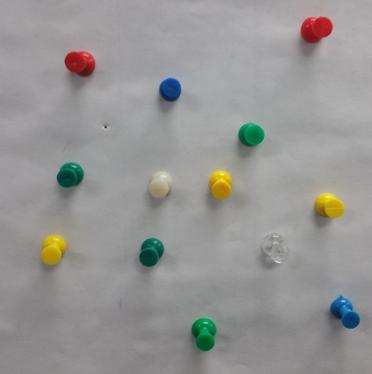
%> input picture assignment0/Input/TestImgResized.jpg, 372 x 374 px
$ octave countPins.m   (GNU Octave 9; MATLAB toolbox functions it lacks are replaced by stand-ins)
%> lines starting %> are read from the running program, lines starting %| are printed output that depends on the picture
%> further down, I is the input picture: size 374x372x3 uint8; mean R, G, B 150.4, 149.8, 148.3
### assignment0/Code/findPins.m
function [ Mask ] = findPins( I )

I = im2double(I);
I = imgaussfilt(I, 1.5);

%% Create grayscale image
Lab = rgb2lab(I);
%> Lab: size 374x372x3 double; mean of channels 1, 2, 3 62.1, 0.3, 1
Gray = sum(Lab, 3);
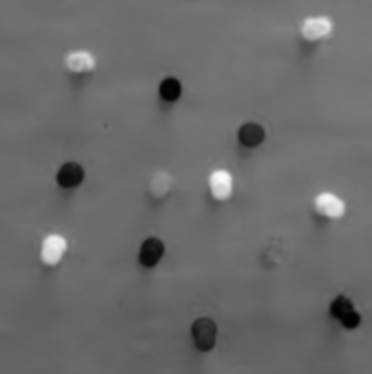
%> Gray: size 374x372 double; min -5.21, max 158.2, mean 63.3; drawn with min black and max white
Gray = mat2gray(Gray);

%% Find objects based on gradient
G = imgradient(Gray);
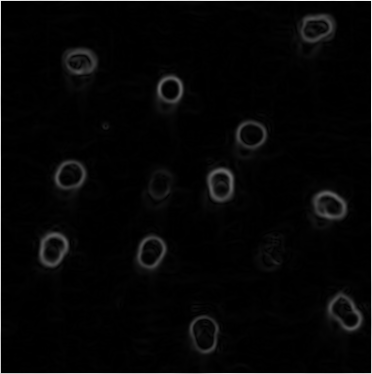
%> G: size 374x372 double; min 0, max 1.95, mean 0.0524; drawn with min black and max white
G = imfill(G);
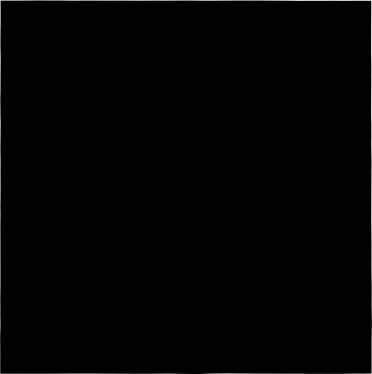
%> G: size 374x372 double; min 1.42, max 1.95, mean 1.42; drawn with min black and max white
G = imopen(G, strel('disk', 2));
%> G: size 374x372 double; every value is 1.42

%% Use adaprive threshold to create binary mask
T = adaptthresh(G, 0.01);
%> T: size 374x372 double; every value is 1
bw = imbinarize(G, T);
%> bw: size 374x372 logical; every value is 1

%% Reject regions that are to small
Props = regionprops(bw, 'Area');
%> Props = 1 region; Area: 139128
maxArea = 0;
for i = 1:length(Props)
    maxArea = max(maxArea, Props(i).Area);
end
%> this loop made 1 pass
%> maxArea on pass 1: 139128
bw = bwareaopen(bw, floor(maxArea/3));

Mask = bw;

end

### assignment0/Code/classifyPins.m
function [ L, A, ClassName ] = classifyPins( I, M )

I = im2double(I);

[height, width, ~] = size(I);
%> height = 374; width = 372
Pixels = reshape(I, [height*width, 3]);

ClassRGB = {...
    [1 0 0], ...
    [0 1 0], ...
    [0 0 1], ...
    [1 1 0], ...
    [1 1 1]};
ClassName = {...
    'Red', ...
    'Green', ...
    'Blue', ...
    'Yellow', ...
    'White'};

[Labels, numLabels] = bwlabel(M);
%> numLabels = 1
L = zeros(height, width);
ClassLabels = zeros(numLabels, 1);
for i = 1:numLabels
    regionIdx = find(Labels==i);
    P = Pixels(regionIdx, :);
    meanRGB = mean(P);

    minDist = inf;
    minClass = 0;
    for k = 1:length(ClassRGB)
       rgb = ClassRGB{k};
       dist = sum((meanRGB - rgb).^2);
       if dist < minDist
           minDist = dist;
           minClass = k;
       end
    end

    ClassLabels(i) = minClass;
	L(regionIdx) = minClass;
    Pixels(regionIdx, :) = repmat(ClassRGB{minClass}, [length(regionIdx), 1]);
end
%> this loop made 1 pass
%> meanRGB on pass 1: [0.59 0.588 0.582]
%> L: size 374x372 double; every value is 5

A = reshape(Pixels, [height, width, 3]);
%> A: size 374x372x3 double; every value is 1

for i = 1:length(ClassName)
    numOcc = sum(ClassLabels==i);
    fprintf('%i %s\n', numOcc, ClassName{i});
end
%> this loop made 5 passes
%> numOcc on passes 1 to 5: 0, 0, 0, 0, 1
%| 0 Red
%| 0 Green
%| 0 Blue
%| 0 Yellow
%| 1 White

end

### assignment0/Code/countPins.m

I = imread('../Input/TestImgResized.jpg');
I = im2double(I);
M = findPins(I);

[L, A, N] = classifyPins(I, M);
%> N = {'Red', 'Green', 'Blue', 'Yellow', 'White'}

imwrite(A, '../Output/TestImgResized.jpg');
imshow(A);
